Frame 1 (no input): blank canvas, image omitted
Frame 60 (the mouse pressed at the canvas centre just before this capture): blank canvas, image omitted
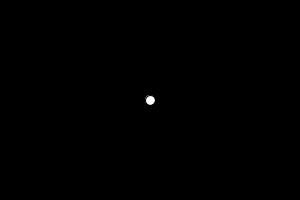
Frame 120 (the mouse held since frame 60 and released just before this capture)

The Processing sketch whose frames 1 and 60 were blank and that drew this single picture after the mouse press (run headless with seeded random() and noise(); from frame 60 on, the mouse is pressed at the canvas centre):

// Processing sketch: mouse_one_ball
// ── mouse_one_ball.pde
void setup() {
  size(300, 200);
  frameRate(60);
}
void draw() {
  background(0, 0, 0);
  ellipse(mouseX, mouseY, 10, 10);
}
